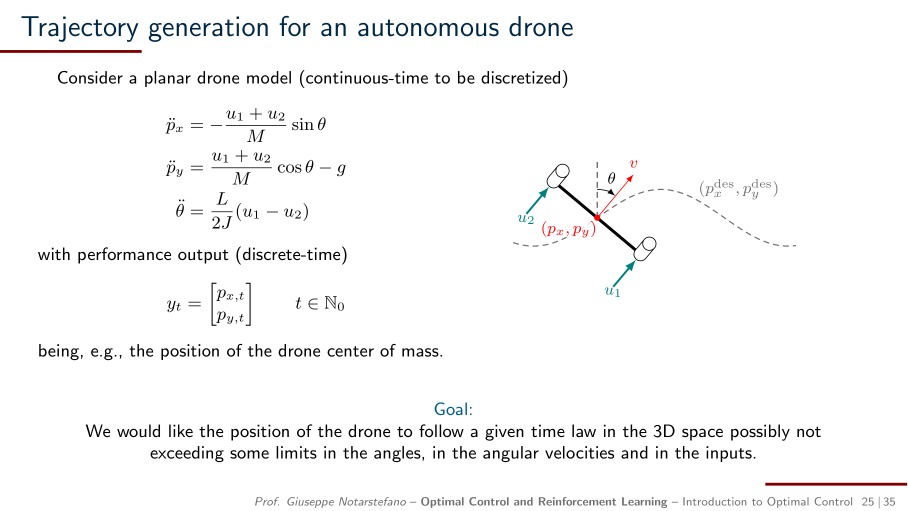
#> input picture Data/analysis/visual_checks/page-26-288dpi.png, 1815 x 1021 px (shown at 1/2 size)
$ python -i similarity.py   (imports and definitions only)
#> lines starting #> are read from the running program, lines starting #| are printed output that depends on the picture
#> further down, picture is the input picture: PIL image 1815x1021 RGB; mean R, G, B 247.6, 247.6, 247.7
from __future__ import annotations

from collections import Counter
from difflib import SequenceMatcher
import math
import re
import unicodedata

from PIL import Image, ImageChops

ALGORITHM_VERSION = "text-visual-v1"
THRESHOLDS = {
    "min_body_tokens": 8,
    "near_text_jaccard": 0.88,
    "near_visual_difference": 0.075,
    "progressive_containment": 0.80,
    "progressive_visual_difference": 0.14,
}


def normalize(text: str) -> str:
    # Preserve mathematical signs: casefold/whitespace normalization is for similarity only.
    return " ".join(unicodedata.normalize("NFKC", text).casefold().split())


def tokens(text: str) -> Counter:
    return Counter(re.findall(r"\w+|[^\w\s]", normalize(text)))


def signature(image: Image.Image) -> dict:
    # Remove common title/footer areas only from the approximate signature.
    # The exact hash is computed separately on the entire original raster.
    width, height = image.size
#> width = 1815; height = 1021
    body = image.convert("L").crop((0, int(height * .14), width, int(height * .91)))
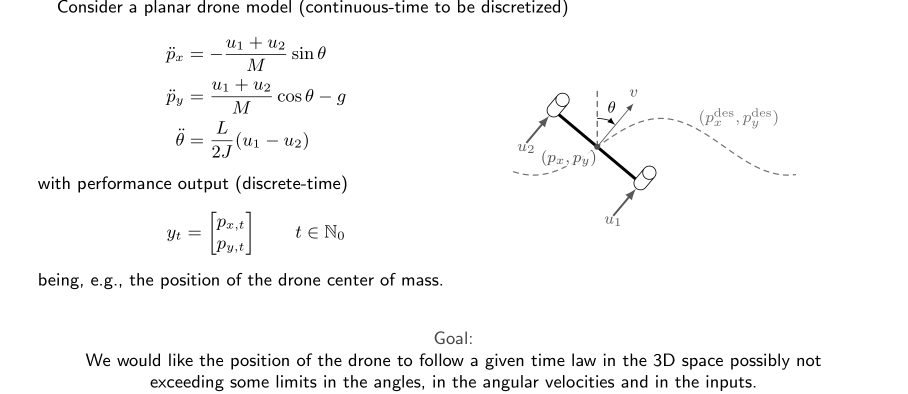
#> body: PIL image 1815x787 L (shown at 1/2 size); min 0, max 255, mean 248
    small = body.resize((64, 36), Image.Resampling.LANCZOS)
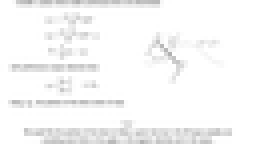
#> small: PIL image 64x36 L (shown 4 times larger); min 175, max 255, mean 247
    dhash_image = body.resize((9, 8), Image.Resampling.LANCZOS)
    values = list(dhash_image.tobytes())
#> values = 72 values, max 255 at index 6, min 225 at index 65, mean 248
    bits = [values[y * 9 + x] > values[y * 9 + x + 1] for y in range(8) for x in range(8)]
#> bits = 64 items, first 6: True, True, False, False, False, False
    dhash = sum(int(bit) << index for index, bit in enumerate(bits))
#> dhash = 814310557339558659
    return {"gray_grid": list(small.tobytes()), "dhash": f"{dhash:016x}"}


# [70 lines left out: functions pair_metrics, classify_pair, text_delta, visual_delta, not called in this run]

>>> from PIL import Image
>>> picture = Image.open('../Data/analysis/visual_checks/page-26-288dpi.png')
>>> result = signature(picture)
#> result = 2 items

$ run again, on Data/analysis/visual_checks/page-27-288dpi.png
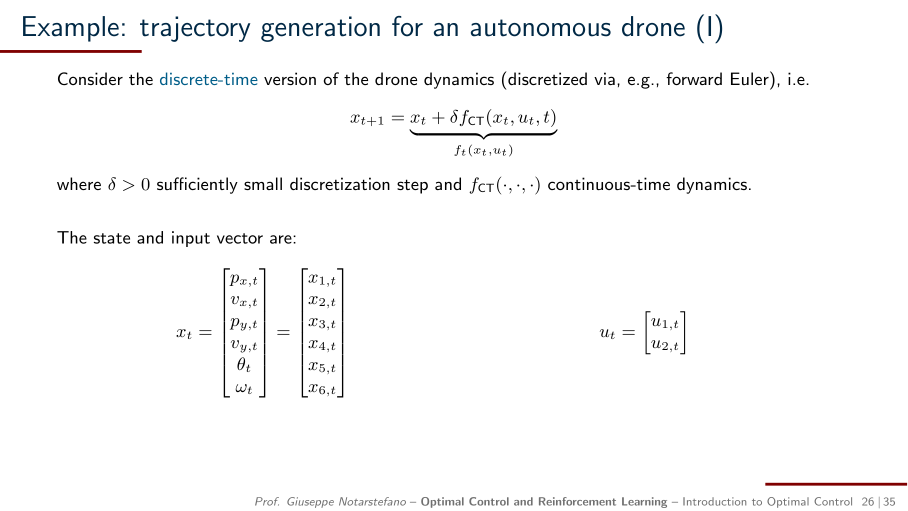
#> input picture Data/analysis/visual_checks/page-27-288dpi.png, 1815 x 1021 px (shown at 1/2 size)
#> picture is the input picture: PIL image 1815x1021 RGB; mean R, G, B 248.8, 248.9, 249.1
#> in signature, `body = image.convert("L").crop((0, int(height * .14), width, int(heigh..`:
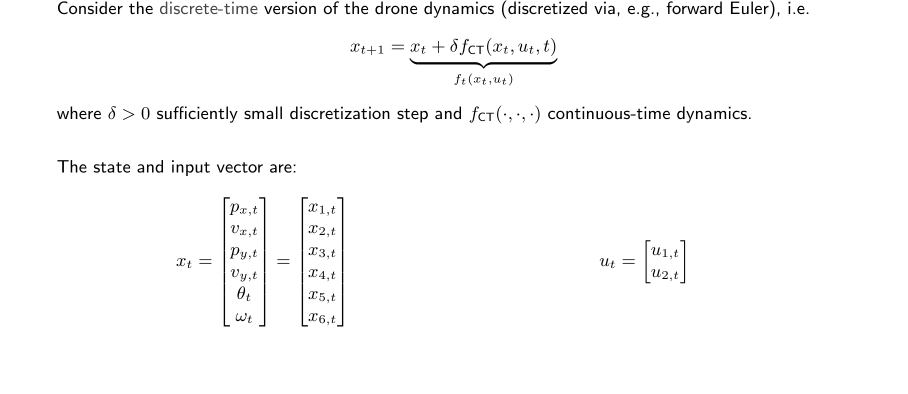
#> body: PIL image 1815x787 L (shown at 1/2 size); min 0, max 255, mean 250.1
#> in signature, `small = body.resize((64, 36), Image.Resampling.LANCZOS)`:
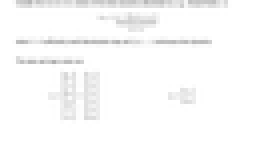
#> small: PIL image 64x36 L (shown 4 times larger); min 177, max 255, mean 249.6
#> values = 72 values, max 255 at index 8, min 233 at index 4, mean 250.1
#> bits = 64 items, first 6: True, False, True, True, False, False
#> dhash = 619239813877325
#> result = 2 items

$ run again, on Data/analysis/visual_checks/page-31-288dpi.png
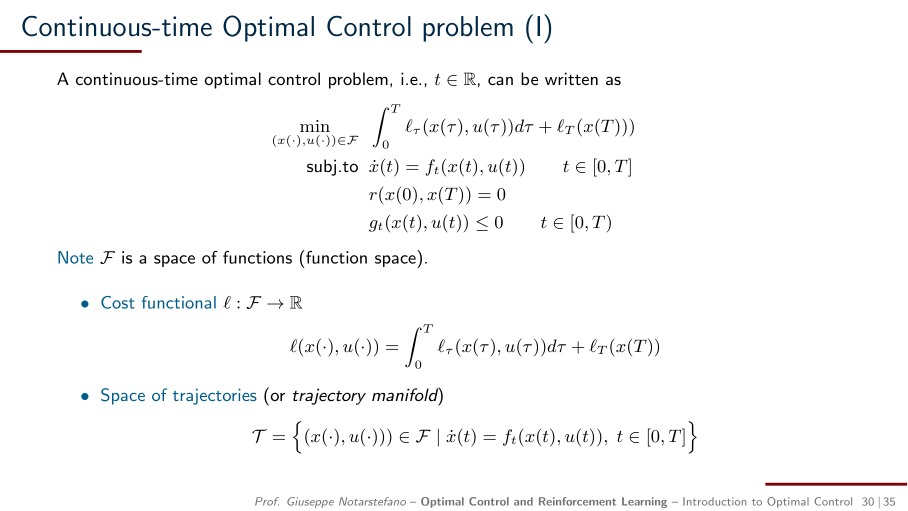
#> input picture Data/analysis/visual_checks/page-31-288dpi.png, 1815 x 1021 px (shown at 1/2 size)
#> picture is the input picture: PIL image 1815x1021 RGB; mean R, G, B 248.7, 248.9, 249.2
#> in signature, `body = image.convert("L").crop((0, int(height * .14), width, int(heigh..`:
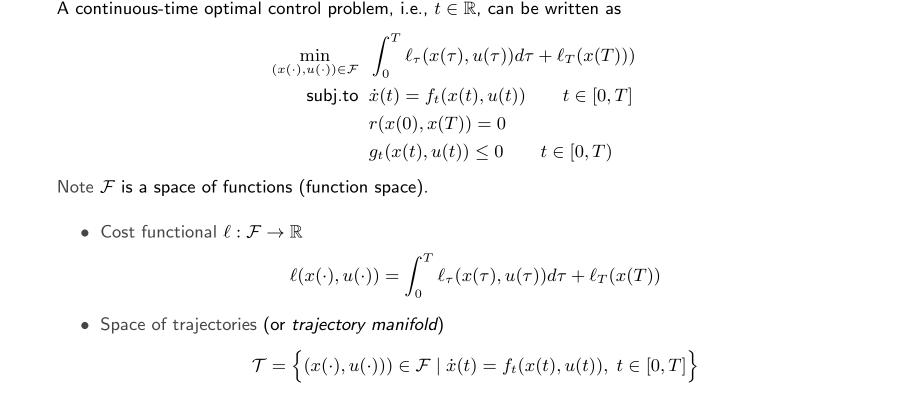
#> body: PIL image 1815x787 L (shown at 1/2 size); min 0, max 255, mean 249.6
#> in signature, `small = body.resize((64, 36), Image.Resampling.LANCZOS)`:
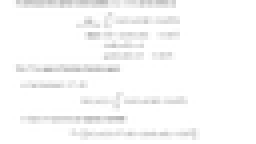
#> small: PIL image 64x36 L (shown 4 times larger); min 182, max 255, mean 249
#> values = 72 values, max 255 at index 7, min 236 at index 22, mean 249.5
#> bits = 64 items, first 6: True, False, True, False, True, False
#> dhash = 1659329076982973973
#> result = 2 items

$ run again, on Data/analysis/visual_checks/page-33-288dpi.png
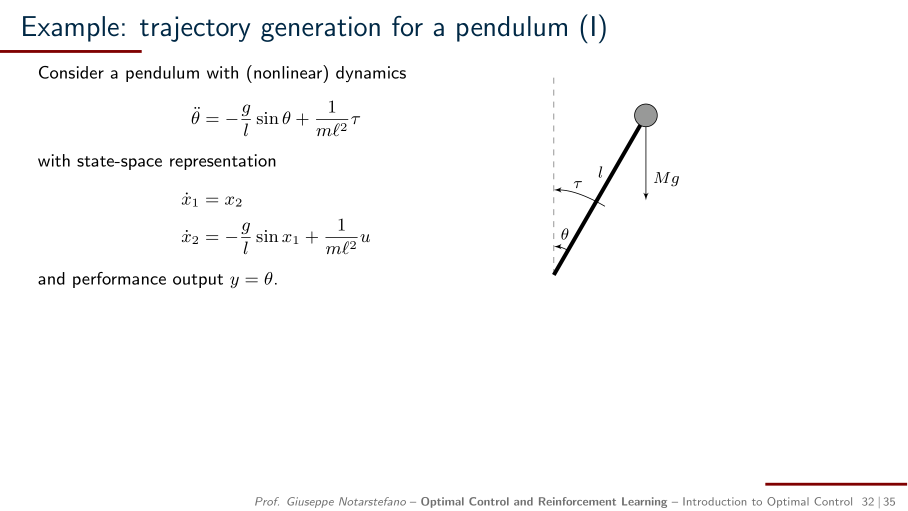
#> input picture Data/analysis/visual_checks/page-33-288dpi.png, 1815 x 1021 px (shown at 1/2 size)
#> picture is the input picture: PIL image 1815x1021 RGB; mean R, G, B 250.4, 250.4, 250.6
#> in signature, `body = image.convert("L").crop((0, int(height * .14), width, int(heigh..`:
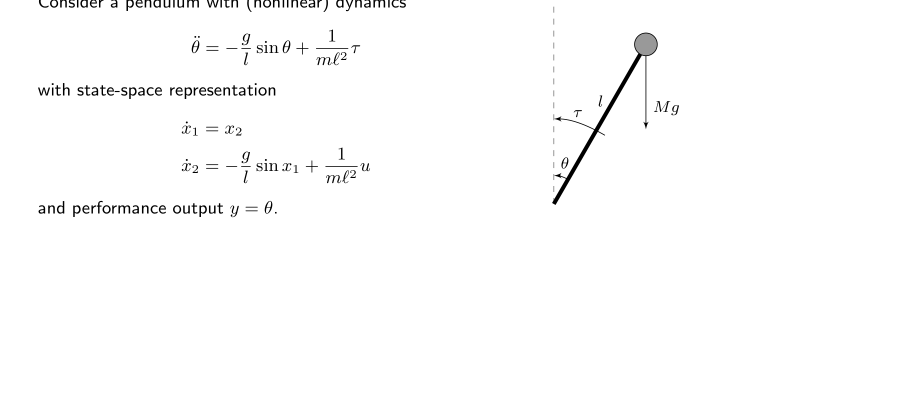
#> body: PIL image 1815x787 L (shown at 1/2 size); min 0, max 255, mean 251.9
#> in signature, `small = body.resize((64, 36), Image.Resampling.LANCZOS)`:
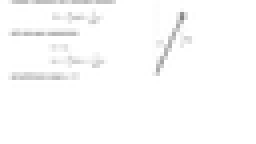
#> small: PIL image 64x36 L (shown 4 times larger); min 132, max 255, mean 251.6
#> values = 72 values, max 255 at index 7, min 238 at index 15, mean 251.9
#> bits = 64 items, first 6: True, True, False, False, False, True
#> dhash = 73334338339
#> result = 2 items
